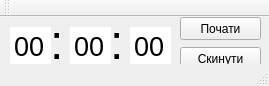
<?xml version="1.0" encoding="UTF-8"?>
<ui version="4.0">
 <class>MainWindow</class>
 <widget class="QMainWindow" name="MainWindow">
  <property name="windowModality">
   <enum>Qt::NonModal</enum>
  </property>
  <property name="geometry">
   <rect>
    <x>0</x>
    <y>0</y>
    <width>269</width>
    <height>86</height>
   </rect>
  </property>
  <property name="minimumSize">
   <size>
    <width>269</width>
    <height>86</height>
   </size>
  </property>
  <property name="maximumSize">
   <size>
    <width>269</width>
    <height>86</height>
   </size>
  </property>
  <property name="windowTitle">
   <string>Секундомір</string>
  </property>
  <widget class="QWidget" name="centralWidget">
   <widget class="QLabel" name="label">
    <property name="geometry">
     <rect>
      <x>50</x>
      <y>0</y>
      <width>21</width>
      <height>51</height>
     </rect>
    </property>
    <property name="font">
     <font>
      <pointsize>36</pointsize>
     </font>
    </property>
    <property name="text">
     <string>:</string>
    </property>
   </widget>
   <widget class="QPushButton" name="startStopButton">
    <property name="geometry">
     <rect>
      <x>180</x>
      <y>0</y>
      <width>81</width>
      <height>23</height>
     </rect>
    </property>
    <property name="text">
     <string>Почати</string>
    </property>
   </widget>
   <widget class="QPushButton" name="resetButton">
    <property name="geometry">
     <rect>
      <x>180</x>
      <y>30</y>
      <width>81</width>
      <height>23</height>
     </rect>
    </property>
    <property name="text">
     <string>Скинути</string>
    </property>
   </widget>
   <widget class="QTextEdit" name="secondsText">
    <property name="geometry">
     <rect>
      <x>70</x>
      <y>10</y>
      <width>41</width>
      <height>41</height>
     </rect>
    </property>
    <property name="font">
     <font>
      <pointsize>20</pointsize>
     </font>
    </property>
    <property name="styleSheet">
     <string notr="true">border: 0;</string>
    </property>
    <property name="verticalScrollBarPolicy">
     <enum>Qt::ScrollBarAlwaysOff</enum>
    </property>
    <property name="horizontalScrollBarPolicy">
     <enum>Qt::ScrollBarAlwaysOff</enum>
    </property>
    <property name="readOnly">
     <bool>true</bool>
    </property>
    <property name="html">
     <string>&lt;!DOCTYPE HTML PUBLIC &quot;-//W3C//DTD HTML 4.0//EN&quot; &quot;http://www.w3.org/TR/REC-html40/strict.dtd&quot;&gt;
&lt;html&gt;&lt;head&gt;&lt;meta name=&quot;qrichtext&quot; content=&quot;1&quot; /&gt;&lt;style type=&quot;text/css&quot;&gt;
p, li { white-space: pre-wrap; }
&lt;/style&gt;&lt;/head&gt;&lt;body style=&quot; font-family:'MS Shell Dlg 2'; font-size:20pt; font-weight:400; font-style:normal;&quot;&gt;
&lt;p style=&quot; margin-top:0px; margin-bottom:0px; margin-left:0px; margin-right:0px; -qt-block-indent:0; text-indent:0px;&quot;&gt;&lt;span style=&quot; font-family:'MS Shell Dlg 2';&quot;&gt;00&lt;/span&gt;&lt;/p&gt;&lt;/body&gt;&lt;/html&gt;</string>
    </property>
    <property name="acceptRichText">
     <bool>false</bool>
    </property>
    <property name="placeholderText">
     <string>00</string>
    </property>
   </widget>
   <widget class="QLabel" name="label_2">
    <property name="geometry">
     <rect>
      <x>110</x>
      <y>0</y>
      <width>21</width>
      <height>51</height>
     </rect>
    </property>
    <property name="font">
     <font>
      <pointsize>36</pointsize>
     </font>
    </property>
    <property name="text">
     <string>:</string>
    </property>
   </widget>
   <widget class="QTextEdit" name="hundredthsText">
    <property name="geometry">
     <rect>
      <x>130</x>
      <y>10</y>
      <width>41</width>
      <height>41</height>
     </rect>
    </property>
    <property name="sizePolicy">
     <sizepolicy hsizetype="Expanding" vsizetype="Expanding">
      <horstretch>0</horstretch>
      <verstretch>0</verstretch>
     </sizepolicy>
    </property>
    <property name="font">
     <font>
      <pointsize>20</pointsize>
     </font>
    </property>
    <property name="styleSheet">
     <string notr="true">border: 0;</string>
    </property>
    <property name="verticalScrollBarPolicy">
     <enum>Qt::ScrollBarAlwaysOff</enum>
    </property>
    <property name="horizontalScrollBarPolicy">
     <enum>Qt::ScrollBarAlwaysOff</enum>
    </property>
    <property name="undoRedoEnabled">
     <bool>true</bool>
    </property>
    <property name="lineWrapMode">
     <enum>QTextEdit::NoWrap</enum>
    </property>
    <property name="readOnly">
     <bool>true</bool>
    </property>
    <property name="html">
     <string>&lt;!DOCTYPE HTML PUBLIC &quot;-//W3C//DTD HTML 4.0//EN&quot; &quot;http://www.w3.org/TR/REC-html40/strict.dtd&quot;&gt;
&lt;html&gt;&lt;head&gt;&lt;meta name=&quot;qrichtext&quot; content=&quot;1&quot; /&gt;&lt;style type=&quot;text/css&quot;&gt;
p, li { white-space: pre-wrap; }
&lt;/style&gt;&lt;/head&gt;&lt;body style=&quot; font-family:'MS Shell Dlg 2'; font-size:20pt; font-weight:400; font-style:normal;&quot;&gt;
&lt;p style=&quot; margin-top:0px; margin-bottom:0px; margin-left:0px; margin-right:0px; -qt-block-indent:0; text-indent:0px;&quot;&gt;&lt;span style=&quot; font-family:'MS Shell Dlg 2';&quot;&gt;00&lt;/span&gt;&lt;/p&gt;&lt;/body&gt;&lt;/html&gt;</string>
    </property>
    <property name="tabStopWidth">
     <number>80</number>
    </property>
    <property name="acceptRichText">
     <bool>false</bool>
    </property>
    <property name="cursorWidth">
     <number>1</number>
    </property>
    <property name="placeholderText">
     <string>00</string>
    </property>
   </widget>
   <widget class="QTextEdit" name="minutesText">
    <property name="geometry">
     <rect>
      <x>10</x>
      <y>10</y>
      <width>41</width>
      <height>41</height>
     </rect>
    </property>
    <property name="font">
     <font>
      <pointsize>20</pointsize>
     </font>
    </property>
    <property name="styleSheet">
     <string notr="true">border: 0;</string>
    </property>
    <property name="verticalScrollBarPolicy">
     <enum>Qt::ScrollBarAlwaysOff</enum>
    </property>
    <property name="horizontalScrollBarPolicy">
     <enum>Qt::ScrollBarAlwaysOff</enum>
    </property>
    <property name="readOnly">
     <bool>true</bool>
    </property>
    <property name="html">
     <string>&lt;!DOCTYPE HTML PUBLIC &quot;-//W3C//DTD HTML 4.0//EN&quot; &quot;http://www.w3.org/TR/REC-html40/strict.dtd&quot;&gt;
&lt;html&gt;&lt;head&gt;&lt;meta name=&quot;qrichtext&quot; content=&quot;1&quot; /&gt;&lt;style type=&quot;text/css&quot;&gt;
p, li { white-space: pre-wrap; }
&lt;/style&gt;&lt;/head&gt;&lt;body style=&quot; font-family:'MS Shell Dlg 2'; font-size:20pt; font-weight:400; font-style:normal;&quot;&gt;
&lt;p style=&quot; margin-top:0px; margin-bottom:0px; margin-left:0px; margin-right:0px; -qt-block-indent:0; text-indent:0px;&quot;&gt;&lt;span style=&quot; font-family:'MS Shell Dlg 2';&quot;&gt;00&lt;/span&gt;&lt;/p&gt;&lt;/body&gt;&lt;/html&gt;</string>
    </property>
    <property name="acceptRichText">
     <bool>false</bool>
    </property>
    <property name="placeholderText">
     <string>00</string>
    </property>
   </widget>
  </widget>
  <widget class="QToolBar" name="mainToolBar">
   <attribute name="toolBarArea">
    <enum>TopToolBarArea</enum>
   </attribute>
   <attribute name="toolBarBreak">
    <bool>false</bool>
   </attribute>
  </widget>
  <widget class="QStatusBar" name="statusBar"/>
 </widget>
 <layoutdefault spacing="6" margin="11"/>
 <resources/>
 <connections/>
</ui>
